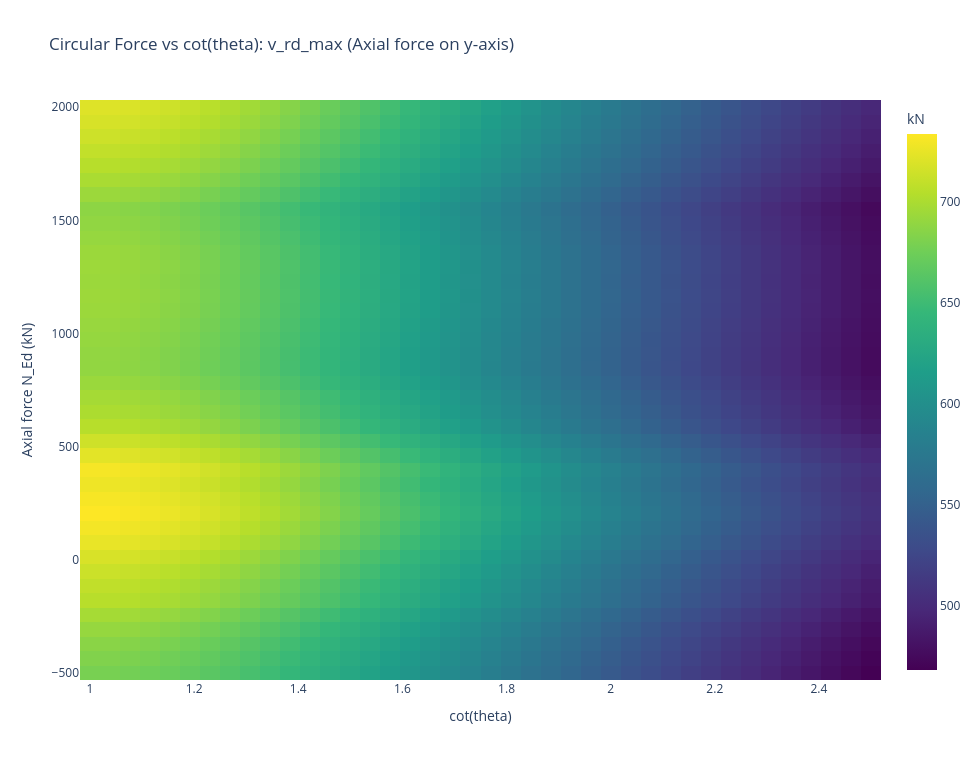

Write notebook code for a chart like this one.
### Code cell
fig_vrdmax = viewer.plot_force_cot_theta_contour(
    load_case=load_case,
    n_axial=40,
    n_cot=40,
    metric="v_rd_max",
    show=False,
)
fig_vrdmax

### Figure 1 — Plotly figure (JSON) as saved in the notebook; plotly's stock layout.template omitted (floating-point values rounded to 4 significant figures; data arrays with more than 128 entries replaced by an {"elided": "..."} marker saying what was removed)
{"data": [{"colorbar": {"title": {"text": "kN"}}, "colorscale": [[0, "#440154"], [0.1111, "#482878"], [0.2222, "#3e4989"], [0.3333, "#31688e"], [0.4444, "#26828e"], [0.5556, "#1f9e89"], [0.6667, "#35b779"], [0.7778, "#6ece58"], [0.8889, "#b5de2b"], [1, "#fde725"]], "hovertemplate": "cot(theta): %{x:.3f}<br>N_Ed: %{y:.1f} kN<br>v_rd_max: %{z:.3f}<extra></extra>", "name": "v_rd_max", "type": "heatmap", "x": [1.0, 1.038, 1.077, 1.115, 1.154, 1.192, 1.231, 1.269, 1.308, 1.346, 1.385, 1.423, 1.462, 1.5, 1.538, 1.577, 1.615, 1.654, 1.692, 1.731, 1.769, 1.808, 1.846, 1.885, 1.923, 1.962, 2.0, 2.038, 2.077, 2.115, 2.154, 2.192, 2.231, 2.269, 2.308, 2.346, 2.385, 2.423, 2.462, 2.5], "y": [-500.0, -435.9, -371.8, -307.7, -243.6, -179.5, -115.4, -51.28, 12.82, 76.92, 141.0, 205.1, 269.2, 333.3, 397.4, 461.5, 525.6, 589.7, 653.8, 717.9, 782.1, 846.2, 910.3, 974.4, 1038.0, 1103.0, 1167.0, 1231.0, 1295.0, 1359.0, 1423.0, 1487.0, 1551.0, 1615.0, 1679.0, 1744.0, 1808.0, 1872.0, 1936.0, 2000.0], "z": {"elided": "40x40 float values"}}], "layout": {"height": 760, "title": {"text": "Circular Force vs cot(theta): v_rd_max (Axial force on y-axis)"}, "width": 980, "xaxis": {"title": {"text": "cot(theta)"}}, "yaxis": {"title": {"text": "Axial force N_Ed (kN)"}}}}
